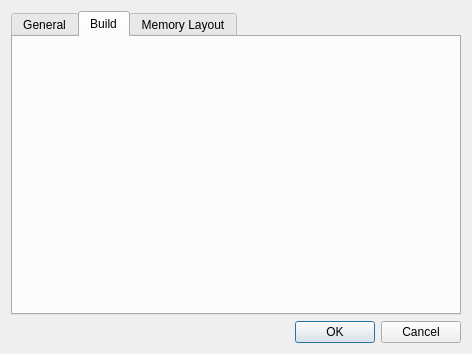
<?xml version="1.0" encoding="UTF-8"?>
<ui version="4.0">
 <class>ConfigureDialog</class>
 <widget class="QDialog" name="ConfigureDialog">
  <property name="geometry">
   <rect>
    <x>0</x>
    <y>0</y>
    <width>472</width>
    <height>354</height>
   </rect>
  </property>
  <property name="windowTitle">
   <string>Options</string>
  </property>
  <layout class="QVBoxLayout" name="verticalLayout">
   <item>
    <widget class="QTabWidget" name="tabWidget">
     <property name="currentIndex">
      <number>1</number>
     </property>
     <widget class="QWidget" name="tab">
      <attribute name="title">
       <string>General</string>
      </attribute>
     </widget>
     <widget class="BuildConfig" name="tab_2">
      <attribute name="title">
       <string>Build</string>
      </attribute>
     </widget>
     <widget class="QWidget" name="tab_3">
      <attribute name="title">
       <string>Memory Layout</string>
      </attribute>
      <layout class="QHBoxLayout" name="horizontalLayout_2">
       <item>
        <layout class="QVBoxLayout" name="verticalLayout_4">
         <item>
          <widget class="QTableView" name="memTable">
           <property name="selectionBehavior">
            <enum>QAbstractItemView::SelectRows</enum>
           </property>
           <attribute name="horizontalHeaderVisible">
            <bool>false</bool>
           </attribute>
           <attribute name="horizontalHeaderCascadingSectionResizes">
            <bool>true</bool>
           </attribute>
           <attribute name="horizontalHeaderStretchLastSection">
            <bool>true</bool>
           </attribute>
           <attribute name="verticalHeaderVisible">
            <bool>false</bool>
           </attribute>
          </widget>
         </item>
         <item>
          <widget class="QLabel" name="label_2">
           <property name="text">
            <string>Memory section:</string>
           </property>
          </widget>
         </item>
         <item>
          <widget class="QTextBrowser" name="ldPreview">
           <property name="lineWrapMode">
            <enum>QTextEdit::NoWrap</enum>
           </property>
          </widget>
         </item>
        </layout>
       </item>
       <item>
        <layout class="QVBoxLayout" name="verticalLayout_3">
         <item>
          <widget class="QToolButton" name="MemLayoutAddEntry">
           <property name="icon">
            <iconset theme="list-add">
             <normaloff/>
            </iconset>
           </property>
          </widget>
         </item>
         <item>
          <widget class="QToolButton" name="MemLayoutDeleteEntry">
           <property name="icon">
            <iconset theme="list-remove">
             <normaloff/>
            </iconset>
           </property>
          </widget>
         </item>
         <item>
          <spacer name="verticalSpacer_2">
           <property name="orientation">
            <enum>Qt::Vertical</enum>
           </property>
           <property name="sizeHint" stdset="0">
            <size>
             <width>20</width>
             <height>40</height>
            </size>
           </property>
          </spacer>
         </item>
         <item>
          <widget class="QToolButton" name="memLayoutViewRefresh">
           <property name="icon">
            <iconset theme="view-refresh">
             <normaloff/>
            </iconset>
           </property>
          </widget>
         </item>
        </layout>
       </item>
      </layout>
     </widget>
    </widget>
   </item>
   <item>
    <widget class="QDialogButtonBox" name="buttonBox">
     <property name="orientation">
      <enum>Qt::Horizontal</enum>
     </property>
     <property name="standardButtons">
      <set>QDialogButtonBox::Cancel|QDialogButtonBox::Ok</set>
     </property>
    </widget>
   </item>
  </layout>
 </widget>
 <customwidgets>
  <customwidget>
   <class>BuildConfig</class>
   <extends>QWidget</extends>
   <header>buildconfig.h</header>
   <container>1</container>
  </customwidget>
 </customwidgets>
 <resources/>
 <connections>
  <connection>
   <sender>buttonBox</sender>
   <signal>accepted()</signal>
   <receiver>ConfigureDialog</receiver>
   <slot>accept()</slot>
   <hints>
    <hint type="sourcelabel">
     <x>227</x>
     <y>336</y>
    </hint>
    <hint type="destinationlabel">
     <x>157</x>
     <y>274</y>
    </hint>
   </hints>
  </connection>
  <connection>
   <sender>buttonBox</sender>
   <signal>rejected()</signal>
   <receiver>ConfigureDialog</receiver>
   <slot>reject()</slot>
   <hints>
    <hint type="sourcelabel">
     <x>295</x>
     <y>342</y>
    </hint>
    <hint type="destinationlabel">
     <x>286</x>
     <y>274</y>
    </hint>
   </hints>
  </connection>
 </connections>
</ui>
